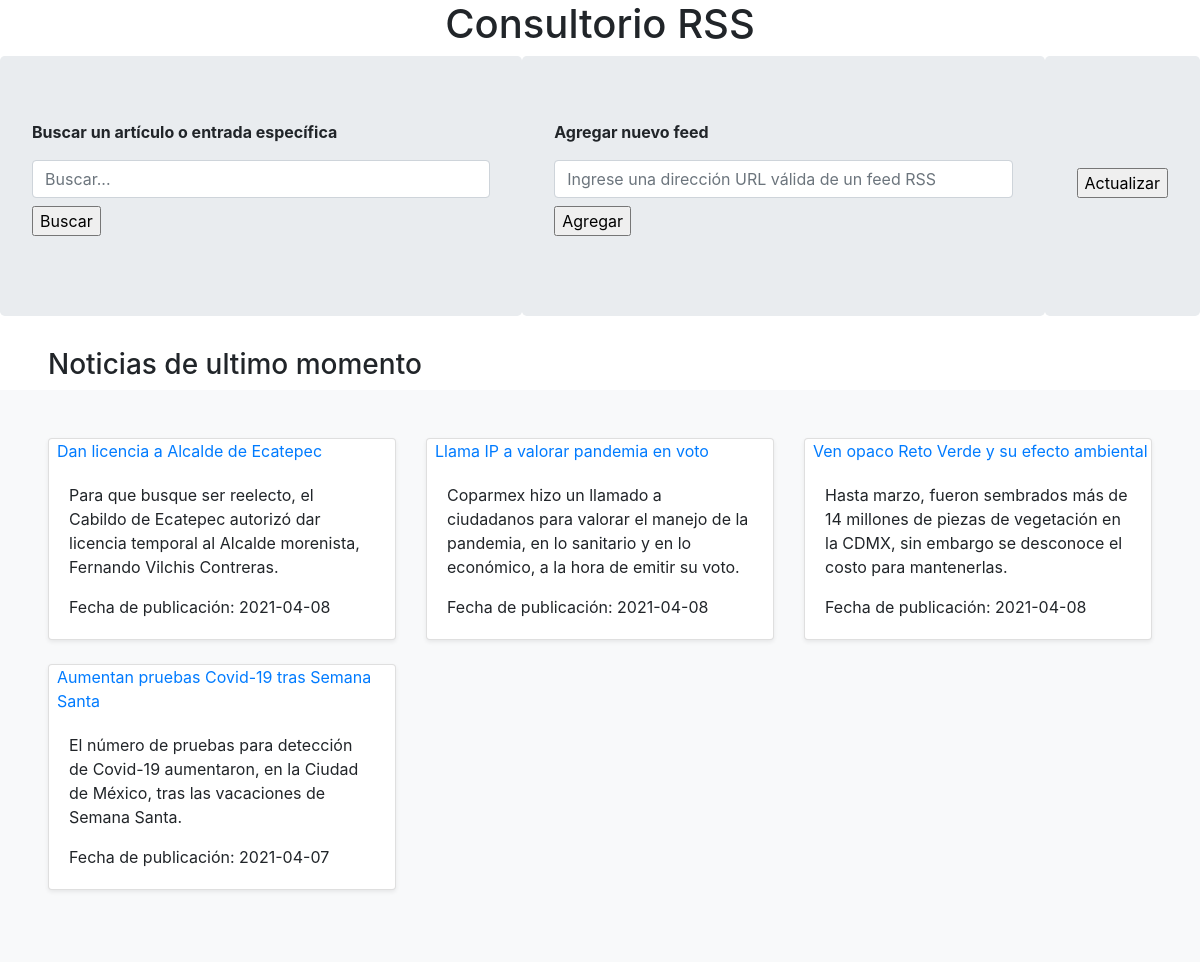
The page / on the database its author committed.
### tables this page shows
CREATE TABLE `entradas` (
  `ID` int(11) NOT NULL,
  `Titulo` text NOT NULL,
  `Descripcion` text NOT NULL,
  `Categoria` text NOT NULL,
  `Link` text NOT NULL,
  `Fecha` date NOT NULL
);

### index.php (the view, shortened to what this page needs)
<html>
    <head>
        <link rel="stylesheet" href="https://stackpath.bootstrapcdn.com/bootstrap/4.3.1/css/bootstrap.min.css">
        <div>
            <h1 class="text-center">Consultorio RSS</h1>
	    </div>
        <div class="d-flex justify-content-center">
            <div class="jumbotron" id="elemento">
                <form  method="post" name="formu" id="formu" class="formulario"  action="Buscar.php" >
                    <p class="font-weight-bold">Buscar un artículo o entrada específica</p>
                    <input type="search" id="search" class="form-control" placeholder="Buscar..." name="CONTENT" onkeyup="mostrarSugerencias(this.value)" size="50" />
                    <input type="submit"  class="mt-2" value="Buscar">
                </form>
            </div>
            <div class="jumbotron" id="elemento2">
                <form action="Guardar.php" method="post">
                    <p class="font-weight-bold">Agregar nuevo feed</p>
            <input type="text" class="form-control" placeholder="Ingrese una dirección URL válida de un feed RSS" name="URLRSS" size="50">
            <input type="submit" class="mt-2" value="Agregar">
                </form>
            </div>
            <div class="jumbotron" id="elemento3">
            <form action="actualizar.php" method="post">
            <input type="submit" class="mt-5" name="button1"
                    class="button" value="Actualizar" />
            </div>
        </div>
        <h3 class="ml-5">Noticias de ultimo momento</h3>
    </head>
    <body>
        <?php
        include("DB_Define.php");
         if ($resultado = $conexion->query("SELECT Titulo,Descripcion,Categoria,Link,Fecha FROM entradas ORDER BY Fecha DESC")) {
                echo '<div class="album py-5 bg-light">';
                echo '<div class="mx-5">';
                echo '<div class="row">';
            while ($row = $resultado->fetch_assoc()) {
                echo '<div class="col-md-4">';
                echo '<div class="card mb-4 shadow-sm">';
                echo '<a class="ml-2 card-img-top" href="'. $row['Link'] . '">' . $row['Titulo'] . '</a>';
                echo '<div class="card-body">';
                echo '<p class="card-text">'. $row['Descripcion'] .'</p>';
                echo '<p class="card-text">Fecha de publicación: ' . $row['Fecha'] . '</p>';
                echo '</div>';
                echo '</div>';
                echo '</div>';
          }
                echo '</div>';
                echo '</div>';
                echo '</div>';
        }
        ?>
    </body>
</html>

### rows shown on the page
entradas: Titulo "Dan licencia a Alcalde de Ecatepec", Descripcion "Para que busque ser reelecto, el Cabildo de Ecatepec autorizó dar licencia temporal al Alcalde morenista, Fernando Vilchis Contreras.", Fecha "2021-04-08"
entradas: Titulo "Llama IP a valorar pandemia en voto", Descripcion "Coparmex hizo un llamado a ciudadanos para valorar el manejo de la pandemia, en lo sanitario y en lo económico, a la hora de emitir su voto.", Fecha "2021-04-08"
entradas: Titulo "Ven opaco Reto Verde y su efecto ambiental", Descripcion "Hasta marzo, fueron sembrados más de 14 millones de piezas de vegetación en la CDMX, sin embargo se desconoce el costo para mantenerlas.", Fecha "2021-04-08"
entradas: Titulo "Aumentan pruebas Covid-19 tras Semana Santa", Descripcion "El número de pruebas para detección de Covid-19 aumentaron, en la Ciudad de México, tras las vacaciones de Semana Santa.", Fecha "2021-04-07"
